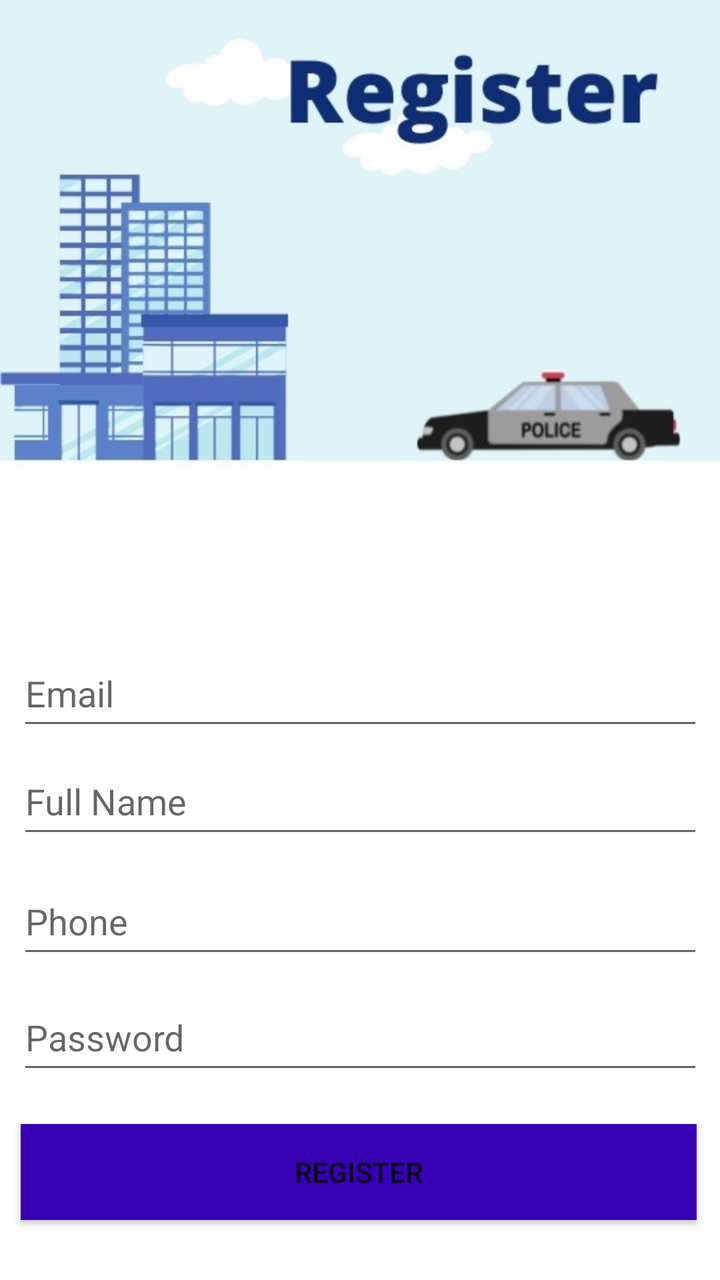
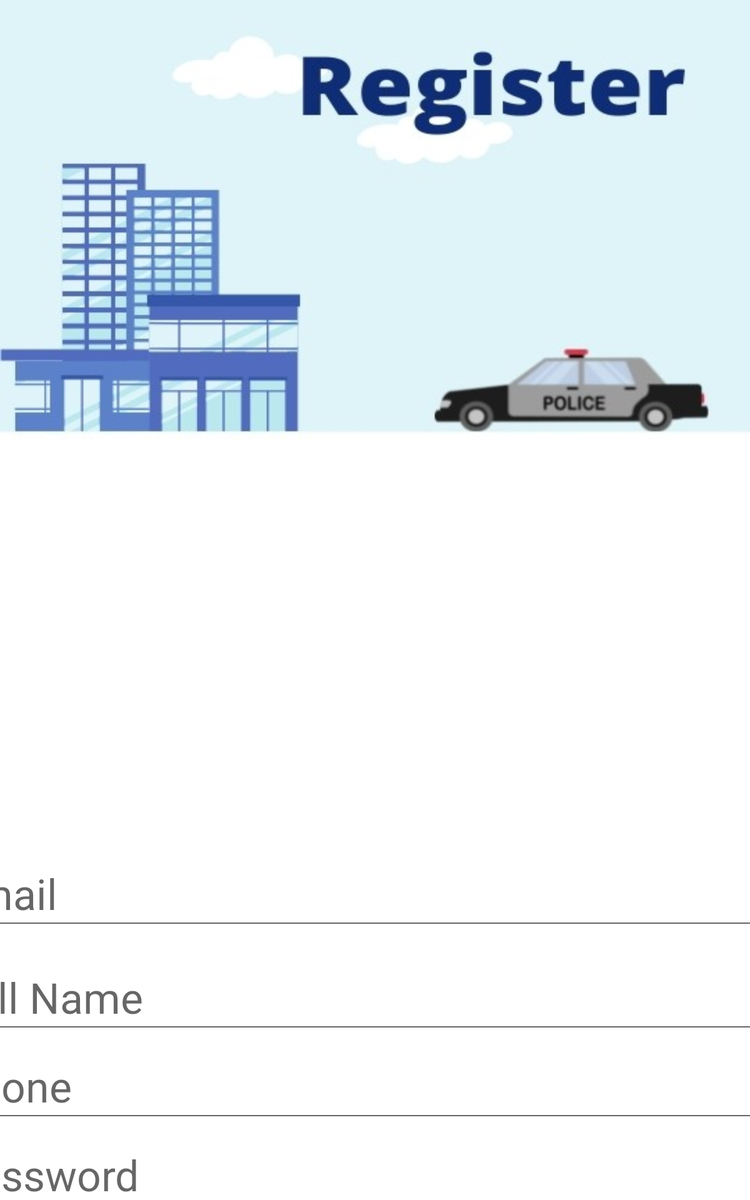

Two renders of one Android screen. The first uses the default layout on a phone; the second uses the alternative layout the repository ships for a different screen configuration, on a matching device. The two XML files are below.
<!-- AndroidManifest.xml: application theme Theme.Ipolice -->
<!-- res/layout/activity_register.xml -->
<?xml version="1.0" encoding="utf-8"?>
<androidx.constraintlayout.widget.ConstraintLayout xmlns:android="http://schemas.android.com/apk/res/android"
    xmlns:app="http://schemas.android.com/apk/res-auto"
    xmlns:tools="http://schemas.android.com/tools"
    android:layout_width="match_parent"
    android:layout_height="match_parent"
    tools:context=".Register"
    android:background="@drawable/register">


    <Button
        android:id="@+id/btn_register"
        android:layout_width="338dp"
        android:layout_height="48dp"
        android:layout_marginTop="20dp"
        android:background="@color/purple_700"
        android:text="@string/register"

        app:layout_constraintBottom_toBottomOf="parent"
        app:layout_constraintEnd_toEndOf="parent"
        app:layout_constraintHorizontal_bias="0.465"
        app:layout_constraintStart_toStartOf="parent"
        app:layout_constraintTop_toBottomOf="@+id/password"
        app:layout_constraintVertical_bias="0.0" />

    <EditText
        android:id="@+id/Name"
        android:layout_width="343dp"
        android:layout_height="50dp"
        android:layout_marginTop="4dp"
        android:autofillHints=""
        android:ems="10"
        android:hint="Full Name"
        android:inputType="textPersonName"
        app:layout_constraintEnd_toEndOf="parent"
        app:layout_constraintStart_toStartOf="parent"
        app:layout_constraintTop_toBottomOf="@+id/email" />

    <ProgressBar
        android:id="@+id/progressBar"
        style="?android:attr/progressBarStyleHorizontal"
        android:layout_width="wrap_content"
        android:layout_height="wrap_content"
        android:layout_marginBottom="16dp"

        android:visibility="invisible"
        app:layout_constraintBottom_toBottomOf="parent"
        app:layout_constraintEnd_toEndOf="parent"
        app:layout_constraintHorizontal_bias="0.498"
        app:layout_constraintStart_toStartOf="parent" />

    <EditText
        android:id="@+id/phone"
        android:layout_width="343dp"
        android:layout_height="50dp"
        android:layout_marginTop="4dp"
        android:autofillHints=""
        android:ems="10"
        android:hint="@string/phone"
        android:inputType="textPhonetic"

        app:layout_constraintBottom_toBottomOf="parent"
        app:layout_constraintEnd_toEndOf="parent"
        app:layout_constraintStart_toStartOf="parent"
        app:layout_constraintTop_toBottomOf="@+id/Name"
        app:layout_constraintVertical_bias="0.037" />

    <EditText
        android:id="@+id/email"
        android:layout_width="343dp"
        android:layout_height="50dp"
        android:layout_marginTop="320dp"
        android:autofillHints=""
        android:ems="10"
        android:hint="Email"
        android:inputType="textEmailAddress"

        app:layout_constraintEnd_toEndOf="parent"
        app:layout_constraintStart_toStartOf="parent"
        app:layout_constraintTop_toTopOf="parent" />

    <EditText
        android:id="@+id/password"
        android:layout_width="343dp"
        android:layout_height="50dp"
        android:layout_marginTop="8dp"
        android:ems="10"
        android:hint="Password"
        android:inputType="textPassword"

        app:layout_constraintEnd_toEndOf="parent"
        app:layout_constraintStart_toStartOf="parent"
        app:layout_constraintTop_toBottomOf="@+id/phone"
        app:layout_constraintVertical_bias="0.078" />

    <TextView
        android:id="@+id/createText"
        android:layout_width="wrap_content"
        android:layout_height="wrap_content"
        android:layout_marginBottom="48dp"

        android:text="@string/already_registered_login_here"
        android:textColor="@color/black"
        app:layout_constraintBottom_toBottomOf="parent"
        app:layout_constraintEnd_toEndOf="parent"
        app:layout_constraintStart_toStartOf="parent"
        app:layout_constraintTop_toBottomOf="@+id/btn_register"
        app:layout_constraintVertical_bias="0.933" />

</androidx.constraintlayout.widget.ConstraintLayout>
<!-- resources referenced by this layout -->
<resources>
  <!-- drawable register: jpg bitmap (drawable-v24, 34487 bytes) -->
  <string name="already_registered_login_here">Already Registered? Login Here</string>
  <string name="phone">Phone</string>
  <string name="register">Register</string>
  <style name="Theme.Ipolice" parent="Theme.MaterialComponents.DayNight.NoActionBar">
          
          <item name="colorPrimary">@color/purple_500</item>
          <item name="colorPrimaryVariant">@color/purple_700</item>
          <item name="colorOnPrimary">@color/white</item>
          
          <item name="colorSecondary">@color/teal_200</item>
          <item name="colorSecondaryVariant">@color/teal_700</item>
          <item name="colorOnSecondary">@color/black</item>
          
          <item name="android:statusBarColor" tools:targetApi="l">?attr/colorPrimaryVariant</item>
          
      </style>
</resources>
<!-- res/layout-large/activity_register.xml (the author's variant of the layout above) -->
<!-- drawn on a 7-inch tablet held upright -->
<?xml version="1.0" encoding="utf-8"?>
<androidx.constraintlayout.widget.ConstraintLayout xmlns:android="http://schemas.android.com/apk/res/android"
    xmlns:app="http://schemas.android.com/apk/res-auto"
    xmlns:tools="http://schemas.android.com/tools"
    android:layout_width="match_parent"
    android:layout_height="match_parent"
    tools:context=".Register"
    android:background="@drawable/register">


    <ProgressBar
        android:id="@+id/progressBar"
        style="?android:attr/progressBarStyleHorizontal"
        android:layout_width="wrap_content"
        android:layout_height="wrap_content"
        android:layout_marginBottom="72dp"

        android:visibility="invisible"
        app:layout_constraintBottom_toBottomOf="parent"
        app:layout_constraintEnd_toEndOf="parent"
        app:layout_constraintHorizontal_bias="0.48"
        app:layout_constraintStart_toStartOf="parent" />

    <EditText
        android:id="@+id/Name"
        android:layout_width="687dp"
        android:layout_height="67dp"
        android:layout_marginTop="16dp"
        android:autofillHints=""
        android:ems="10"
        android:hint="Full Name"
        android:inputType="textPersonName"
        android:textSize="34sp"
        app:layout_constraintEnd_toEndOf="parent"
        app:layout_constraintHorizontal_bias="0.501"
        app:layout_constraintStart_toStartOf="parent"
        app:layout_constraintTop_toBottomOf="@+id/email" />

    <EditText
        android:id="@+id/email"
        android:layout_width="687dp"
        android:layout_height="67dp"
        android:layout_marginTop="680dp"
        android:autofillHints=""
        android:ems="10"
        android:hint="Email"
        android:inputType="textEmailAddress"

        android:textSize="34sp"
        app:layout_constraintEnd_toEndOf="parent"
        app:layout_constraintHorizontal_bias="0.501"
        app:layout_constraintStart_toStartOf="parent"
        app:layout_constraintTop_toTopOf="parent" />

    <EditText
        android:id="@+id/phone"
        android:layout_width="687dp"
        android:layout_height="67dp"
        android:layout_marginTop="4dp"
        android:autofillHints=""
        android:ems="10"
        android:hint="@string/phone"
        android:inputType="textPhonetic"

        android:textSize="34sp"
        app:layout_constraintBottom_toBottomOf="parent"
        app:layout_constraintEnd_toEndOf="parent"
        app:layout_constraintHorizontal_bias="0.501"
        app:layout_constraintStart_toStartOf="parent"
        app:layout_constraintTop_toBottomOf="@+id/Name"
        app:layout_constraintVertical_bias="0.0" />

    <EditText
        android:id="@+id/password"
        android:layout_width="687dp"
        android:layout_height="67dp"
        android:layout_marginTop="4dp"
        android:ems="10"
        android:hint="Password"
        android:inputType="textPassword"

        android:textSize="34sp"
        app:layout_constraintEnd_toEndOf="parent"
        app:layout_constraintHorizontal_bias="0.501"
        app:layout_constraintStart_toStartOf="parent"
        app:layout_constraintTop_toBottomOf="@+id/phone" />

    <Button
        android:id="@+id/btn_register"
        android:layout_width="517dp"
        android:layout_height="70dp"
        android:layout_marginTop="20dp"
        android:background="@color/purple_700"
        android:text="@string/register"

        android:textSize="34sp"
        app:layout_constraintBottom_toBottomOf="parent"
        app:layout_constraintEnd_toEndOf="parent"
        app:layout_constraintHorizontal_bias="0.474"
        app:layout_constraintStart_toStartOf="parent"
        app:layout_constraintTop_toBottomOf="@+id/password"
        app:layout_constraintVertical_bias="0.161" />

    <TextView
        android:id="@+id/createText"
        android:layout_width="wrap_content"
        android:layout_height="wrap_content"
        android:layout_marginBottom="48dp"

        android:text="@string/already_registered_login_here"
        android:textColor="@color/black"
        android:textSize="24sp"
        app:layout_constraintBottom_toBottomOf="parent"
        app:layout_constraintEnd_toEndOf="parent"
        app:layout_constraintStart_toStartOf="parent"
        app:layout_constraintTop_toBottomOf="@+id/btn_register"
        app:layout_constraintVertical_bias="0.764" />

</androidx.constraintlayout.widget.ConstraintLayout>
